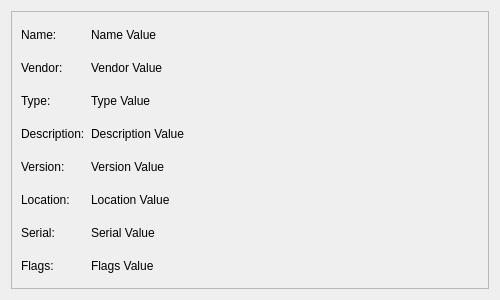
<?xml version="1.0" encoding="UTF-8"?>
<ui version="4.0">
 <class>OpenRGBDeviceInfoPageUi</class>
 <widget class="QFrame" name="OpenRGBDeviceInfoPageUi">
  <property name="geometry">
   <rect>
    <x>0</x>
    <y>0</y>
    <width>500</width>
    <height>300</height>
   </rect>
  </property>
  <property name="windowTitle">
   <string notr="true">Device Info Page</string>
  </property>
  <property name="autoFillBackground">
   <bool>false</bool>
  </property>
  <property name="frameShape">
   <enum>QFrame::NoFrame</enum>
  </property>
  <property name="frameShadow">
   <enum>QFrame::Sunken</enum>
  </property>
  <layout class="QGridLayout" name="gridLayout" columnstretch="0">
   <item row="0" column="0">
    <widget class="QFrame" name="DeviceInfoFrame">
     <property name="autoFillBackground">
      <bool>true</bool>
     </property>
     <property name="frameShape">
      <enum>QFrame::StyledPanel</enum>
     </property>
     <property name="frameShadow">
      <enum>QFrame::Sunken</enum>
     </property>
     <layout class="QGridLayout" name="gridLayout_2" columnstretch="0,1">
      <item row="4" column="1">
       <widget class="QLabel" name="VersionValue">
        <property name="text">
         <string notr="true">Version Value</string>
        </property>
        <property name="wordWrap">
         <bool>true</bool>
        </property>
       </widget>
      </item>
      <item row="6" column="0">
       <widget class="QLabel" name="SerialLabel">
        <property name="text">
         <string>Serial:</string>
        </property>
       </widget>
      </item>
      <item row="6" column="1">
       <widget class="QLabel" name="SerialValue">
        <property name="text">
         <string notr="true">Serial Value</string>
        </property>
        <property name="wordWrap">
         <bool>true</bool>
        </property>
       </widget>
      </item>
      <item row="0" column="0">
       <widget class="QLabel" name="NameLabel">
        <property name="text">
         <string>Name:</string>
        </property>
       </widget>
      </item>
      <item row="0" column="1">
       <widget class="QLabel" name="NameValue">
        <property name="text">
         <string notr="true">Name Value</string>
        </property>
        <property name="wordWrap">
         <bool>true</bool>
        </property>
       </widget>
      </item>
      <item row="1" column="0">
       <widget class="QLabel" name="VendorLabel">
        <property name="text">
         <string>Vendor:</string>
        </property>
       </widget>
      </item>
      <item row="1" column="1">
       <widget class="QLabel" name="VendorValue">
        <property name="text">
         <string notr="true">Vendor Value</string>
        </property>
        <property name="wordWrap">
         <bool>true</bool>
        </property>
       </widget>
      </item>
      <item row="2" column="0">
       <widget class="QLabel" name="TypeLabel">
        <property name="text">
         <string>Type:</string>
        </property>
       </widget>
      </item>
      <item row="2" column="1">
       <widget class="QLabel" name="TypeValue">
        <property name="text">
         <string notr="true">Type Value</string>
        </property>
        <property name="wordWrap">
         <bool>true</bool>
        </property>
       </widget>
      </item>
      <item row="3" column="1">
       <widget class="QLabel" name="DescriptionValue">
        <property name="text">
         <string notr="true">Description Value</string>
        </property>
        <property name="wordWrap">
         <bool>true</bool>
        </property>
       </widget>
      </item>
      <item row="3" column="0">
       <widget class="QLabel" name="DescriptionLabel">
        <property name="text">
         <string>Description:</string>
        </property>
       </widget>
      </item>
      <item row="4" column="0">
       <widget class="QLabel" name="VersionLabel">
        <property name="text">
         <string>Version:</string>
        </property>
       </widget>
      </item>
      <item row="5" column="0">
       <widget class="QLabel" name="LocationLabel">
        <property name="text">
         <string>Location:</string>
        </property>
       </widget>
      </item>
      <item row="5" column="1">
       <widget class="QLabel" name="LocationValue">
        <property name="text">
         <string notr="true">Location Value</string>
        </property>
        <property name="wordWrap">
         <bool>true</bool>
        </property>
       </widget>
      </item>
      <item row="7" column="0">
       <widget class="QLabel" name="FlagsLabel">
        <property name="text">
         <string>Flags:</string>
        </property>
       </widget>
      </item>
      <item row="7" column="1">
       <widget class="QLabel" name="FlagsValue">
        <property name="text">
         <string notr="true">Flags Value</string>
        </property>
        <property name="wordWrap">
         <bool>true</bool>
        </property>
       </widget>
      </item>
     </layout>
    </widget>
   </item>
  </layout>
 </widget>
 <resources/>
 <connections/>
</ui>
